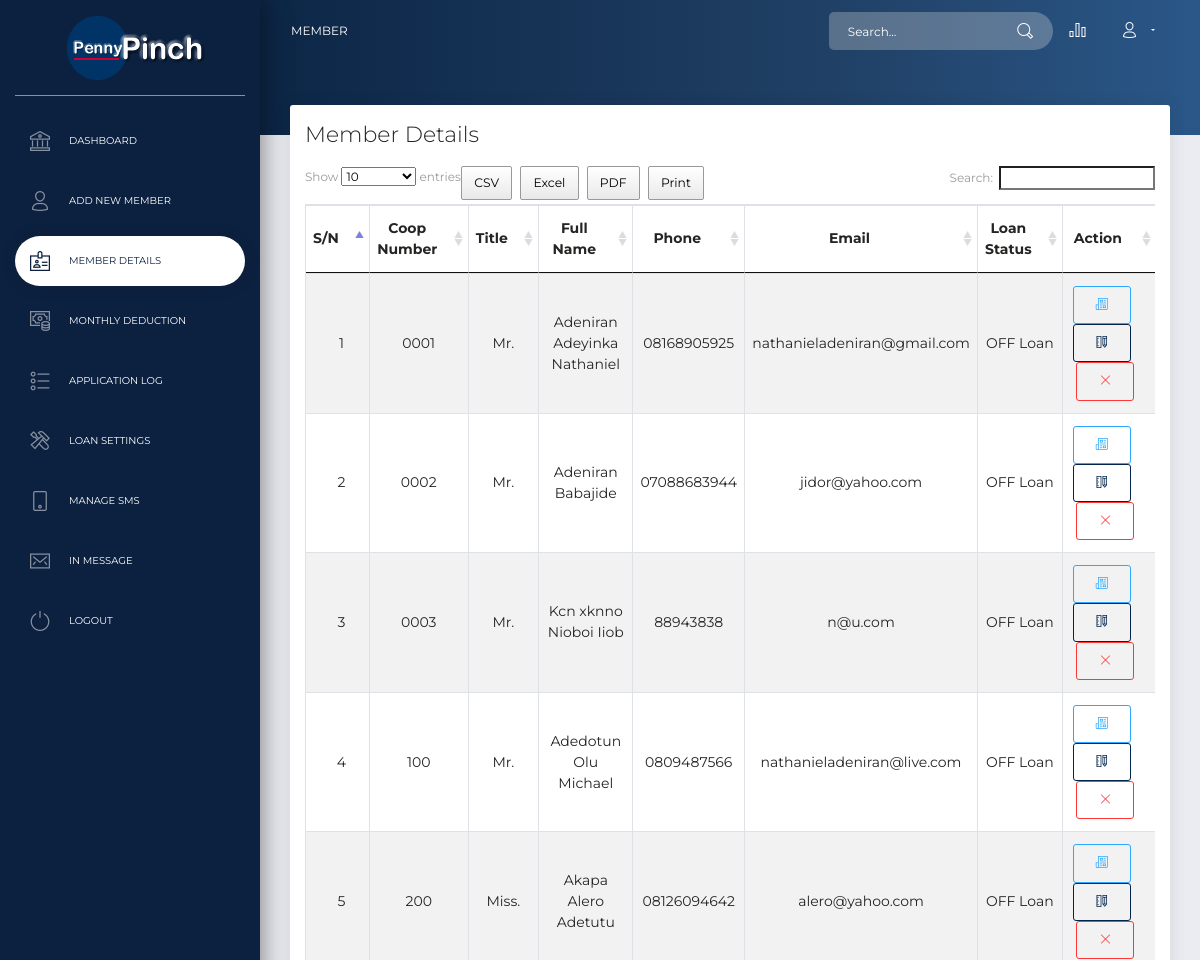
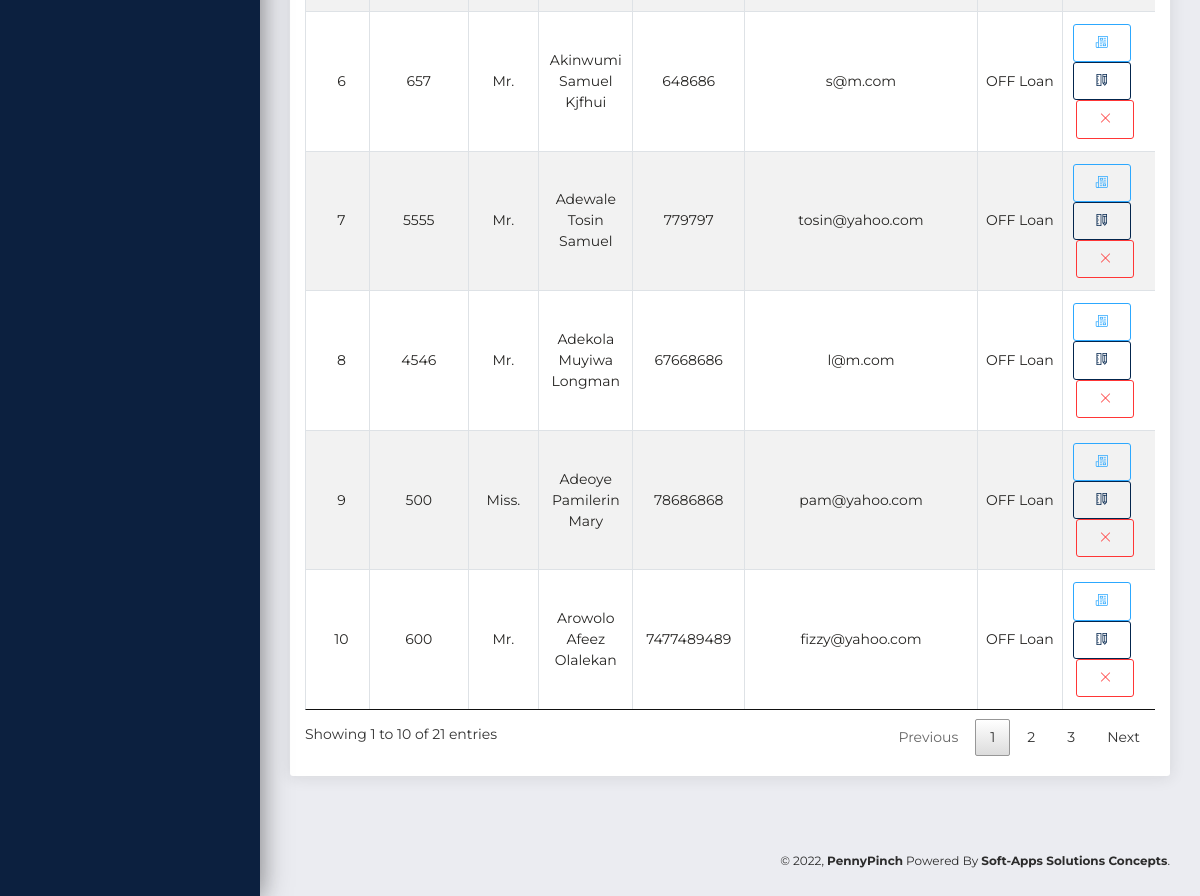
Screenshot of /tadmin/memdetail.php with the database file from the repository (2 pictures, top to bottom).
### tables this page shows
CREATE TABLE `memstab` (
  `mem_id` bigint(20) NOT NULL,
  `clientapp_id` bigint(20) NOT NULL,
  `mem_surname` varchar(500) NOT NULL,
  `mem_fname` varchar(500) NOT NULL,
  `mem_oname` varchar(500) NOT NULL,
  `mem_sex` varchar(20) NOT NULL,
  `mem_title` varchar(20) NOT NULL,
  `mem_phone` varchar(50) NOT NULL,
  `mem_dob` varchar(20) NOT NULL,
  `mem_email` varchar(1000) NOT NULL,
  `mem_dept` varchar(1000) NOT NULL,
  `mem_coopno` varchar(100) NOT NULL,
  `mem_ippis` varchar(100) NOT NULL,
  `mem_bank` varchar(500) NOT NULL,
  `mem_acctno` varchar(50) NOT NULL,
  `mem_pass` varchar(10000) NOT NULL,
  `mem_nation` varchar(500) NOT NULL,
  `mem_state` varchar(500) NOT NULL,
  `mem_address` varchar(5000) NOT NULL,
  `nok_name` varchar(500) NOT NULL,
  `nok_rel` varchar(500) NOT NULL,
  `nok_email` varchar(5000) NOT NULL,
  `nok_phone` varchar(50) NOT NULL,
  `nok_address` varchar(5000) NOT NULL,
  `path` varchar(2000) NOT NULL
);

### tadmin/memdetail.php (the view, shortened to what this page needs)
<?php
require_once('../req/config.php');
?>
<!DOCTYPE html>
<html lang="en">
<head>
  <link href="../assets/css/all.css" rel="stylesheet">
  <link href="../assets/css/themify-icons.css" rel="stylesheet">
  <link href="../assets/css/bootstrap.min.css" rel="stylesheet" />
  <link rel="stylesheet" href="../assets/js/plugins/datepicker/bootstrap-datepicker.css">
  <link href="../assets/js/plugins/datatables/dataTables.bootstrap.min.css" rel="stylesheet" />
    <link href="../assets/js/plugins/datatables/jquery.dataTables.min.css" rel="stylesheet" />
    <link href="../assets/js/plugins/datatables/buttons.dataTables.min.css" rel="stylesheet" />
  <link href="../assets/css/now-ui-dashboard.css?v=1.1.0" rel="stylesheet" />
</head>
<body class="">
  <div class="wrapper ">
    <div class="sidebar" data-color="deepblue">
      <div class="logo">
        <a href="" class="simple-text logo-mini">
        </a>
        <a href="" class="simple-text logo-normal">
         <img src="../assets/img/logo5.png">
        </a>
      </div>
      <div class="sidebar-wrapper">
        <ul class="nav">
          <li>
            <a href="dashboard.php">
              <i class="now-ui-icons business_bank"></i>
              <p>Dashboard</p>
            </a>
          </li>
          <li>
            <a href="newreg.php">
              <i class="now-ui-icons users_single-02"></i>
              <p>Add New Member</p>
            </a>
          </li>
          <li class="active">
            <a href="memdetail.php">
              <i class="now-ui-icons business_badge"></i>
              <p>Member Details</p>
            </a>
          </li>
          <li>
            <a href="deduct.php">
              <i class="now-ui-icons business_money-coins"></i>
              <p>Monthly Deduction</p>
            </a>
          </li>
          <li>
            <a href="applog.php">
              <i class="now-ui-icons design_bullet-list-67"></i>
              <p>Application Log</p>
            </a>
          </li>
          <li>
            <a href="lmsetting.php">
              <i class="now-ui-icons ui-2_settings-90"></i>
              <p>Loan Settings</p>
            </a>
          </li>
          <li>
            <a href="sms.php">
              <i class="now-ui-icons tech_mobile"></i>
              <p>Manage SMS</p>
            </a>
          </li>
          <li>
            <a href="inmessage.php">
              <i class="now-ui-icons ui-1_email-85"></i>
              <p>In Message</p>
            </a>
          </li>
          <li>
            <a href="logout.php">
              <i class="now-ui-icons media-1_button-power"></i>
              <p>Logout</p>
            </a>
          </li>
        </ul>
      </div>
    </div>
    <div class="main-panel">
      <nav class="navbar navbar-expand-lg navbar-transparent  navbar-absolute bg-primary fixed-top">
        <div class="container-fluid">
          <div class="navbar-wrapper">
            <a class="navbar-brand" href="#">Member</a>
          </div>
          <div class="collapse navbar-collapse justify-content-end" id="navigation">
            <form>
              <div class="input-group no-border">
                <input type="text" value="" class="form-control" placeholder="Search...">
                <div class="input-group-append">
                  <div class="input-group-text">
                    <i class="now-ui-icons ui-1_zoom-bold"></i>
                  </div>
                </div>
              </div>
            </form>
            <ul class="navbar-nav">
              <li class="nav-item">
                <a class="nav-link" href="analytic.php">
                  <i class="now-ui-icons business_chart-bar-32"></i>
                </a>
              </li>
              <li class="nav-item dropdown">
                <a class="nav-link dropdown-toggle" href="#" id="navbarDropdownMenuLink" data-toggle="dropdown" aria-haspopup="true" aria-expanded="false">
                  <i class="now-ui-icons users_single-02"></i>
                </a>
              </li>
            </ul>
          </div>
        </div>
      </nav>
      <div class="panel-header panel-header-sm">
      </div>
      <div class="content">
        <div class="row">
          <div class="col-md-12">
            <div class="card">
              <div class="card-header">
                <h5 class="title">Member Details</h5>
              </div>
              <div class="card-body">
              <div class="table-responsive">
                <form>
                	<table width="100%" class="table table-striped table-bordered bootstrap-datatable datatable responsive" id="tab" cellspacing="2" cellpadding="2">
<thead>
  <tr style="font-weight:bolder;" align="center">
  	<td width="5%">S/N</td>
    <td width="8%">Coop Number</td>
    <td width="5%">Title</td>
    <td width="26%">Full Name</td>
    <td width="10%">Phone</td>
    <td width="10%">Email</td>
    <td width="7%">Loan Status</td>
    <td width="21%">Action</td>
  </tr>
</thead>
<tbody>
  <tr>
   <?php
   $sn=1;
   $newquery="select * from memstab";
   $output=mysqli_query($con,$newquery);
   if(mysqli_num_rows($output))
   {
	   while($rows=mysqli_fetch_assoc($output))
	   {
  ?>
   	<td align="center"><?php echo $sn; ?></td>
    <td align="center"><?php echo $rows['mem_coopno']; ?></td>
    <td align="center"><?php echo ucfirst($rows['mem_title'])."."; ?></td>
    <td align="center"><?php echo ucfirst($rows['mem_surname'])." ".ucfirst($rows['mem_fname'])." ".ucfirst($rows['mem_oname']); ?></td>
    <td align="center"><?php echo $rows['mem_phone']; ?></td>
    <td align="center"><?php echo $rows['mem_email']; ?></td>
    <td align="center">OFF Loan</td>
    <td align="center">
    <a href="#" class="btn btn-info btn-simple btn-xs" rel="tooltip" title="View Member Full Details" id="viewbut" data-id="<?php echo $rows['mem_id']; ?>"><i class="now-ui-icons education_paper"></i></a>&nbsp;&nbsp;<a href="#" class="btn btn-primary btn-simple btn-xs" rel="tooltip" title="Edit Member Details" id="editbut" data-id="<?php echo $rows['mem_id']; ?>"><i class="now-ui-icons design-2_ruler-pencil"></i></a>&nbsp;&nbsp;<a href="#" class="btn btn-danger btn-simple btn-xs" rel="tooltip" title="Delete Member" id="deletebut" data-id="<?php echo $rows['mem_id']; ?>" ><i class="now-ui-icons ui-1_simple-remove"></i></a>
    </td>
  </tr>
    <?php
	$sn++;
	   }
   }
	?>
    </tbody>
</table>
                </form>
              </div>
            </div>
          </div>
       </div>
        </div>
      </div>
      <footer class="footer">
        <div class="container-fluid">
          <div class="copyright">
            &copy;
            , <strong>PennyPinch</strong> Powered By <strong>Soft-Apps Solutions Concepts</strong>.
          </div>
        </div>
      </footer>
    </div>
  </div>
</body>
</html>

### rows the page displays
memstab: mem_coopno "0001", mem_title "Mr", mem_surname "Adeniran", mem_fname "Adeyinka", mem_oname "Nathaniel", mem_phone "08168905925", mem_email "nathanieladeniran@gmail.com"
memstab: mem_coopno "0002", mem_title "Mr", mem_surname "Adeniran", mem_fname "Babajide", mem_phone "07088683944", mem_email "jidor@yahoo.com"
memstab: mem_coopno "0003", mem_title "Mr", mem_surname "Kcn xknno", mem_fname "Nioboi", mem_oname "Iiob", mem_phone "88943838", mem_email "n@u.com"
memstab: mem_coopno "100", mem_title "Mr", mem_surname "Adedotun", mem_fname "Olu", mem_oname "Michael", mem_phone "0809487566", mem_email "nathanieladeniran@live.com"
memstab: mem_coopno "200", mem_title "Miss", mem_surname "Akapa", mem_fname "Alero", mem_oname "Adetutu", mem_phone "08126094642", mem_email "alero@yahoo.com"
memstab: mem_coopno "657", mem_title "Mr", mem_surname "Akinwumi", mem_fname "Samuel", mem_oname "Kjfhui", mem_phone "648686", mem_email "s@m.com"
memstab: mem_coopno "5555", mem_title "Mr", mem_surname "Adewale", mem_fname "Tosin", mem_oname "Samuel", mem_phone "779797", mem_email "tosin@yahoo.com"
memstab: mem_coopno "4546", mem_title "Mr", mem_surname "Adekola", mem_fname "Muyiwa", mem_oname "Longman", mem_phone "67668686", mem_email "l@m.com"
memstab: mem_coopno "500", mem_title "Miss", mem_surname "Adeoye", mem_fname "Pamilerin", mem_oname "Mary", mem_phone "78686868", mem_email "pam@yahoo.com"
memstab: mem_coopno "600", mem_title "Mr", mem_surname "Arowolo", mem_fname "Afeez", mem_oname "Olalekan", mem_phone "7477489489", mem_email "fizzy@yahoo.com"
